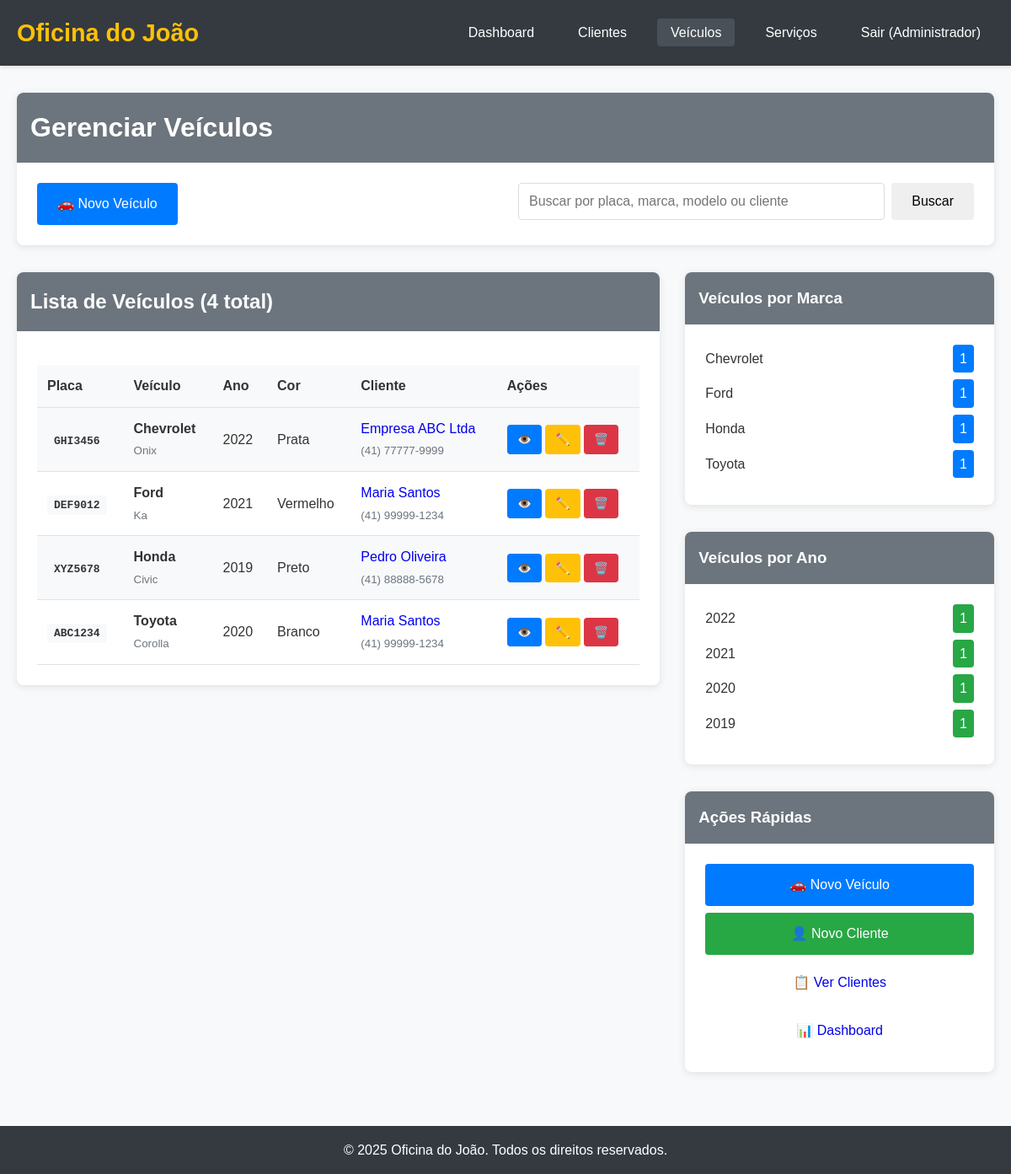
The app's page /public/?page=veiculos (signed in) with its own data.
### tables this page shows
CREATE TABLE veiculos (
    id INT PRIMARY KEY AUTO_INCREMENT,
    placa VARCHAR(8) NOT NULL,
    marca VARCHAR(50) NOT NULL,
    modelo VARCHAR(50) NOT NULL,
    ano YEAR NOT NULL,
    cor VARCHAR(30),
    cliente_id INT NOT NULL,
    created_at TIMESTAMP DEFAULT CURRENT_TIMESTAMP,
    FOREIGN KEY (cliente_id) REFERENCES clientes(id) ON DELETE CASCADE
);

CREATE TABLE clientes (
    id INT PRIMARY KEY AUTO_INCREMENT,
    nome VARCHAR(100) NOT NULL,
    telefone VARCHAR(20) NOT NULL,
    email VARCHAR(100),
    endereco TEXT,
    cpf_cnpj VARCHAR(18),
    created_at TIMESTAMP DEFAULT CURRENT_TIMESTAMP
);

### config/Database.php (called while the page is built, shortened)
<?php
class Database {
    private $host = 'localhost';
    private $db_name = 'oficina_db';
    private $username = 'root';
    private $password = '';
    public function getConnection() {
        $this->conn = null;
        try {
            $this->conn = new PDO(
                "mysql:host=" . $this->host . ";dbname=" . $this->db_name,
                $this->username,
                $this->password
            );
            $this->conn->setAttribute(PDO::ATTR_ERRMODE, PDO::ERRMODE_EXCEPTION);
            $this->conn->setAttribute(PDO::ATTR_DEFAULT_FETCH_MODE, PDO::FETCH_ASSOC);
            $this->conn->exec("set names utf8");
        } catch(PDOException $exception) {
            echo "Erro na conexão: " . $exception->getMessage();
            die();
        }
        return $this->conn;
    }
}
function getDB() {
    $database = new Database();
    return $database->getConnection();
}
?>

### app/Models/Veiculo.php (called while the page is built, shortened)
<?php
class Veiculo {
    private $db;
    public function __construct() {
        $this->db = getDB();
    }
    public function getAll() {
        try {
            $sql = "SELECT v.*, c.nome as cliente_nome, c.telefone as cliente_telefone
                    FROM veiculos v
                    JOIN clientes c ON v.cliente_id = c.id
                    ORDER BY v.marca, v.modelo";
            $stmt = $this->db->prepare($sql);
            $stmt->execute();
            return $stmt->fetchAll();
        } catch(PDOException $e) {
            return [];
        }
    }
    public function getEstatisticasPorMarca() {
        try {
            $sql = "SELECT marca, COUNT(*) as total FROM veiculos GROUP BY marca ORDER BY total DESC, marca";
            $stmt = $this->db->prepare($sql);
            $stmt->execute();
            return $stmt->fetchAll();
        } catch(PDOException $e) {
            return [];
        }
    }
    public function getEstatisticasPorAno() {
        try {
            $sql = "SELECT ano, COUNT(*) as total FROM veiculos GROUP BY ano ORDER BY ano DESC";
            $stmt = $this->db->prepare($sql);
            $stmt->execute();
            return $stmt->fetchAll();
        } catch(PDOException $e) {
            return [];
        }
    }
}
?>

### app/Views/veiculos/index.php (the view, shortened to what this page needs)
<div class="card">
    <div class="card-header">
        <h1>Gerenciar Veículos</h1>
    </div>
    <div class="card-body">
        <div class="row">
            <div class="col-md-6">
                <a href="?page=veiculos&action=create" class="btn btn-primary">
                    🚗 Novo Veículo
                </a>
            </div>
            <div class="col-md-6">
                <form method="GET" style="display: flex; gap: 0.5rem;">
                    <input type="text" class="form-control" name="busca"
                           placeholder="Buscar por placa, marca, modelo ou cliente"
                           value="<?= htmlspecialchars($termo_busca) ?>">
                    <button type="submit" class="btn btn-secondary">Buscar</button>
                </form>
            </div>
        </div>
    </div>
</div>
<div class="row">
    <div class="col-md-8">
        <div class="card">
            <div class="card-header">
                <h2>Lista de Veículos (<?= count($veiculos) ?> total)</h2>
            </div>
            <div class="card-body">
                <?php if (!empty($veiculos)): ?>
                    <div class="table-responsive">
                        <table class="table table-striped">
                            <thead>
                                <tr>
                                    <th>Placa</th>
                                    <th>Veículo</th>
                                    <th>Ano</th>
                                    <th>Cor</th>
                                    <th>Cliente</th>
                                    <th>Ações</th>
                                </tr>
                            </thead>
                            <tbody>
                                <?php foreach($veiculos as $veiculo): ?>
                                    <tr>
                                        <td>
                                            <strong style="font-family: monospace; background: #f8f9fa; padding: 0.25rem 0.5rem; border-radius: 4px;">
                                                <?= htmlspecialchars($veiculo['placa']) ?>
                                            </strong>
                                        </td>
                                        <td>
                                            <strong><?= htmlspecialchars($veiculo['marca']) ?></strong><br>
                                            <small style="color: #6c757d;"><?= htmlspecialchars($veiculo['modelo']) ?></small>
                                        </td>
                                        <td><?= $veiculo['ano'] ?></td>
                                        <td><?= htmlspecialchars($veiculo['cor']) ?></td>
                                        <td>
                                            <a href="?page=clientes&action=view&id=<?= $veiculo['cliente_id'] ?>"
                                               style="text-decoration: none;">
                                                <?= htmlspecialchars($veiculo['cliente_nome']) ?>
                                            </a>
                                            <br>
                                            <small style="color: #6c757d;">
                                                <?= htmlspecialchars($veiculo['cliente_telefone']) ?>
                                            </small>
                                        </td>
                                        <td>
                                            <div style="display: flex; gap: 0.25rem; flex-wrap: wrap;">
                                                <a href="?page=veiculos&action=view&id=<?= $veiculo['id'] ?>"
                                                   class="btn btn-primary btn-sm" title="Ver detalhes">
                                                    👁️
                                                </a>
                                                <a href="?page=veiculos&action=edit&id=<?= $veiculo['id'] ?>"
                                                   class="btn btn-warning btn-sm" title="Editar">
                                                    ✏️
                                                </a>
                                                <a href="?page=veiculos&action=delete&id=<?= $veiculo['id'] ?>"
                                                   class="btn btn-danger btn-sm" title="Excluir"
                                                   onclick="return confirm('Tem certeza que deseja excluir este veículo?')">
                                                    🗑️
                                                </a>
                                            </div>
                                        </td>
                                    </tr>
                                <?php endforeach; ?>
                            </tbody>
                        </table>
                    </div>
                <?php endif; ?>
            </div>
        </div>
    </div>
    <div class="col-md-4">
        <div class="card">
            <div class="card-header">
                <h3>Veículos por Marca</h3>
            </div>
            <div class="card-body">
                <?php if (!empty($stats_marcas)): ?>
                    <?php foreach(array_slice($stats_marcas, 0, 5) as $stat): ?>
                        <div style="display: flex; justify-content: space-between; align-items: center; margin-bottom: 0.5rem;">
                            <span><?= htmlspecialchars($stat['marca']) ?></span>
                            <span class="badge" style="background: #007bff; color: white; padding: 0.25rem 0.5rem; border-radius: 4px;">
                                <?= $stat['total'] ?>
                            </span>
                        </div>
                    <?php endforeach; ?>
                <?php else: ?>
                    <p style="color: #6c757d; text-align: center;">Nenhum dado disponível</p>
                <?php endif; ?>
            </div>
        </div>
        <div class="card">
            <div class="card-header">
                <h3>Veículos por Ano</h3>
            </div>
            <div class="card-body">
                <?php if (!empty($stats_anos)): ?>
                    <?php foreach(array_slice($stats_anos, 0, 5) as $stat): ?>
                        <div style="display: flex; justify-content: space-between; align-items: center; margin-bottom: 0.5rem;">
                            <span><?= $stat['ano'] ?></span>
                            <span class="badge" style="background: #28a745; color: white; padding: 0.25rem 0.5rem; border-radius: 4px;">
                                <?= $stat['total'] ?>
                            </span>
                        </div>
                    <?php endforeach; ?>
                <?php else: ?>
                    <p style="color: #6c757d; text-align: center;">Nenhum dado disponível</p>
                <?php endif; ?>
            </div>
        </div>
        <div class="card">
            <div class="card-header">
                <h3>Ações Rápidas</h3>
            </div>
            <div class="card-body">
                <div style="display: flex; flex-direction: column; gap: 0.5rem;">
                    <a href="?page=veiculos&action=create" class="btn btn-primary">
                        🚗 Novo Veículo
                    </a>
                    <a href="?page=clientes&action=create" class="btn btn-success">
                        👤 Novo Cliente
                    </a>
                    <a href="?page=clientes" class="btn btn-secondary">
                        📋 Ver Clientes
                    </a>
                    <a href="?page=dashboard" class="btn btn-secondary">
                        📊 Dashboard
                    </a>
                </div>
            </div>
        </div>
    </div>
</div>

### public/css/style.css (style rules this page uses)
* { margin: 0; padding: 0; box-sizing: border-box; }
body { font-family: Arial, sans-serif; line-height: 1.6; color: #333; background-color: #f8f9fa; }
.card { background: white; border-radius: 8px; box-shadow: 0 2px 10px rgba(0,0,0,0.1); margin-bottom: 2rem; overflow: hidden; }
.card-header { background-color: #6c757d; color: white; padding: 1rem; font-weight: bold; }
.card-body { padding: 1.5rem; }
.form-control { width: 100%; padding: 0.75rem; border: 1px solid #ddd; border-radius: 4px; font-size: 1rem; }
.btn { display: inline-block; padding: 0.75rem 1.5rem; border: none; border-radius: 4px; text-decoration: none; text-align: center; cursor: pointer; font-size: 1rem; transition: all 0.3s; }
.btn-primary { background-color: #007bff; color: white; }
.btn-success { background-color: #28a745; color: white; }
.btn-danger { background-color: #dc3545; color: white; }
.btn-warning { background-color: #ffc107; color: #212529; }
.btn-sm { padding: 0.375rem 0.75rem; font-size: 0.875rem; }
.table { width: 100%; border-collapse: collapse; margin-top: 1rem; }
.table th, .table td { padding: 0.75rem; text-align: left; border-bottom: 1px solid #dee2e6; }
.table th { background-color: #f8f9fa; font-weight: bold; }
.table-striped tbody tr:nth-child(odd) { background-color: #f8f9fa; }
.row { display: flex; flex-wrap: wrap; margin: 0 -15px; }
.col-md-6 { flex: 0 0 50%; max-width: 50%; padding: 0 15px; }
.col-md-4 { flex: 0 0 33.333333%; max-width: 33.333333%; padding: 0 15px; }
.col-md-8 { flex: 0 0 66.666667%; max-width: 66.666667%; padding: 0 15px; }

### records on screen
veiculos: placa "GHI3456", marca "Chevrolet", modelo "Onix", ano "2022", cor "Prata", cliente.nome "Empresa ABC Ltda", cliente.telefone "(41) 77777-9999"
veiculos: placa "DEF9012", marca "Ford", modelo "Ka", ano "2021", cor "Vermelho", cliente.nome "Maria Santos", cliente.telefone "(41) 99999-1234"
veiculos: placa "XYZ5678", marca "Honda", modelo "Civic", ano "2019", cor "Preto", cliente.nome "Pedro Oliveira", cliente.telefone "(41) 88888-5678"
veiculos: placa "ABC1234", marca "Toyota", modelo "Corolla", ano "2020", cor "Branco", cliente.nome "Maria Santos", cliente.telefone "(41) 99999-1234"

### other values on screen
APP_NAME "Oficina do João"
$_SESSION['usuario_nome'] "Administrador"
count($veiculos) "4"
$stat['marca'] "Chevrolet"
$stat['total'] "1"
$stat['marca'] "Ford"
$stat['marca'] "Honda"
$stat['marca'] "Toyota"
$stat['ano'] "2022"
$stat['ano'] "2021"
$stat['ano'] "2020"
$stat['ano'] "2019"
